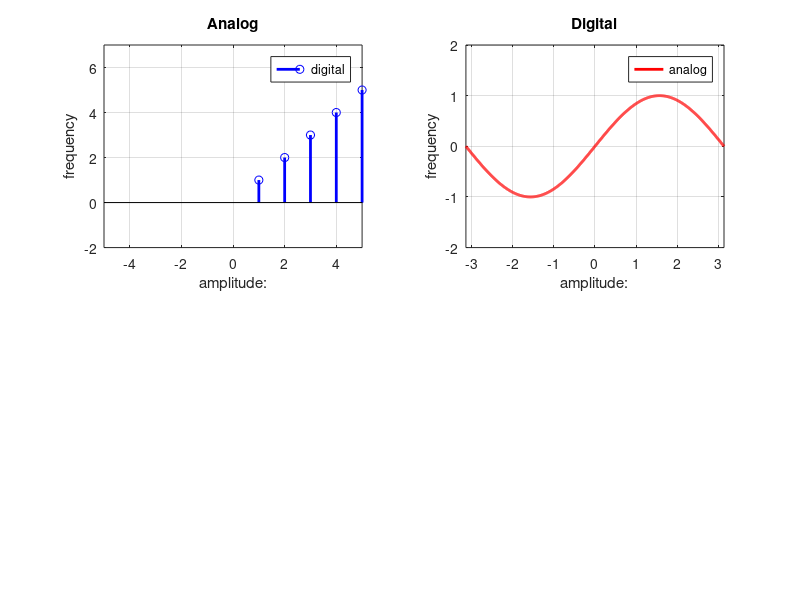

Write MATLAB code to recreate this figure.
%digital
clc;
close all;
clear all;

x1 = [1 2 3 4 5 6];

figure(200);

%digital
subplot(2,2,1);
h = stem(x1,'b');
axis([-5, 5, -2, 7]);
set(h, 'LineWidth', 2);
grid on;
title('Analog');
xlabel('amplitude:');
ylabel('frequency');
legend('digital');

%analog
subplot(2,2,2);
x2 = -pi:0.5:pi;
t = linspace(-pi,pi,1000);
y= sin(t);
s = plot(t,y,'r');
axis([-pi, pi, -2,2]);
set(s, 'LineWidth', 2);
grid on;
title('Digital');
xlabel('amplitude:');
ylabel('frequency');
legend('analog');
